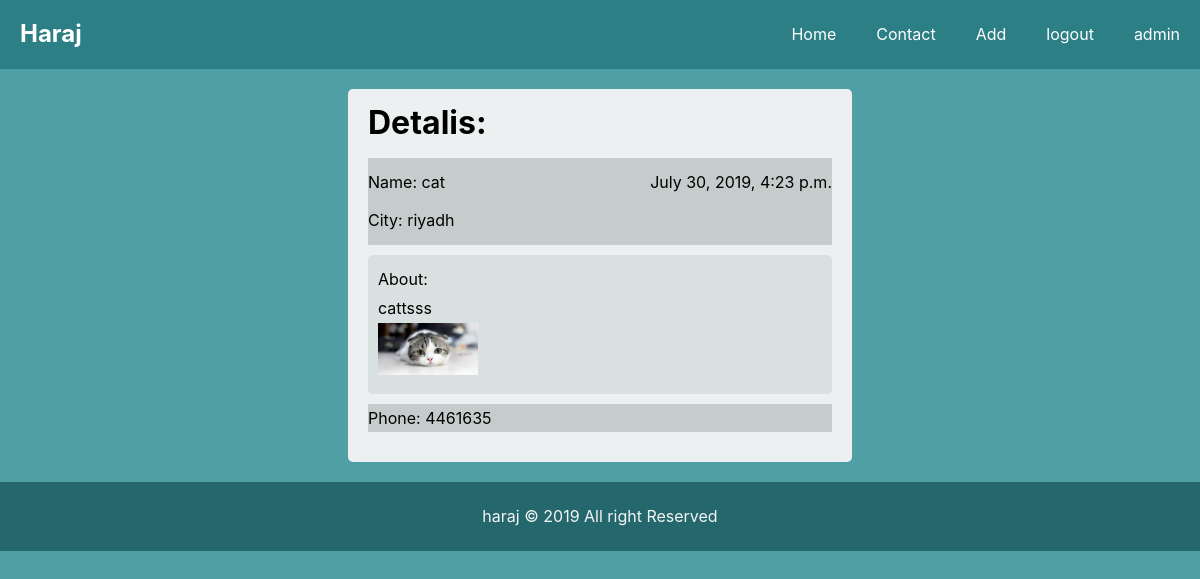
Screenshot of /detalis/12/ (signed in) with the database file from the repository.
### haraj_app/models.py (models this page shows)
class Add(models.Model):
    name = models.CharField(max_length=20)
    body = models.TextField()
    date = models.DateTimeField(default=timezone.now)
    picture = models.ImageField(upload_to='haraj_pics', blank = True)
    Phone_number = models.CharField(max_length=10)
    city = models.CharField(max_length=10)

### haraj_app/views.py (the view)
# urls.py: path('detalis/', views.detalis,name='detalis'),
def detalis(request,pk):
    ad = get_object_or_404(Add, pk=pk)
    data = {
        'ad' : ad
    }
    return render(request, 'detalis.html' , data)

### template/detalis.html (shortened to what this page needs)
{% extends 'base.html' %}
{% block body %}
<div class="container">
    <div class="main">
        <h1><strong> Detalis:</strong></h1>
        <div id="top">
            <p id="name"> Name: {{ad.name}}             <p id="date1">{{ad.date}}</p>
        </p>
        <br>
            <p id='city'>City: {{ad.city}}</p>
        </div>
        <p id="about">About: <br>
             {{ad.body}} <br>
             <img src="{{ad.picture.url}}" alt="Cover Image" width="100px">
        </p>
        <p id="phone"> Phone: {{ad.Phone_number}}</p>
    </div>
</div>
{% endblock %}

### template/base.html (shortened to what this page needs)
<!DOCTYPE html>
{% load static %}
<html lang="en">
<head>
    <link rel="stylesheet" href="{% static 'style.css'%}">
</head>
<body>
    <nav id="navbar">
            <h1><a href="{% url 'home'%}">Haraj</a></h1>
            <ul>
                <li><a href="{% url 'home'%}">Home</a></li>
                <li><a href="{% url 'contact'%}">Contact</a></li>
                {% if user.is_authenticated %}
                <li><a href="{% url 'add'%}">Add</a></li>
                <li><a href="{% url 'logout'%}">logout</a></li>
                {% else %}
                <li><a href="{% url 'register'%}">Register</a></li>
                <li><a href="{% url 'login' %}">Login</a></li>
                {% endif %}
                <li><a href="#">{{user.username}}</a></li>
            </ul>
    </nav>
    {% block body %}
    {% endblock %}
    <footer id="footer">
        <p>haraj &copy; 2019 All right Reserved</p>
    </footer>
</body>
</html>

### static/style.css (style rules this page uses)
* { padding: 0; margin: 0; box-sizing: border-box; }
body { line-height: 1.8rem; background-color: rgb(80, 159, 165); font-family: -apple-system, BlinkMacSystemFont, 'Segoe UI', Roboto, Oxygen, Ubuntu, Cantarell, 'Open Sans', 'Helvetica Neue', sans-serif; }
a { text-decoration: none; color: gray; }
h1,h2,h3 { padding-bottom: 20px; }
p { margin: 10px 0; }
#navbar { background-color:rgb(43, 127, 133); overflow:hidden; }
#navbar h1 { float:left; padding-left:20px; padding-top: 20px; }
#navbar h1 a { color: white; }
#navbar ul { float: right; list-style-type: none; }
#navbar a { color: white; }
#navbar ul li a { color: white; display: block; padding: 20px; }
#navbar ul li { float: left; }
#footer { text-align: center; background-color:rgb(36, 104, 109); color:whitesmoke; padding: 10px; }
.container { margin: 10px auto; width: 60%; height: 60%; }
.main { width: 70%; height: 70%; margin: 20px auto!important; padding:20px; background-color: #f4f4f4f4; border-radius: 5px ; }
#top { background-color: rgb(197, 204, 204); overflow: hidden; }
#about { background-color: rgb(217, 224, 224); border-radius: 5px; padding: 10px; }
#phone { background-color: rgb(197, 204, 204); }
#date1 { float: right; }
#name { float: left; }

### rows the page displays
Add: name "cat", date "July 30, 2019, 4:23 p.m.", city "riyadh", body "cattsss", picture (picture), Phone_number "4461635"

### other values shown
{{ user.username }} "admin"
